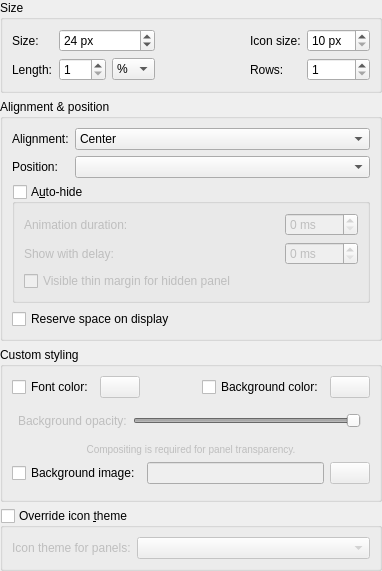
<?xml version="1.0" encoding="UTF-8"?>
<ui version="4.0">
 <class>ConfigPanelWidget</class>
 <widget class="QWidget" name="ConfigPanelWidget">
  <property name="geometry">
   <rect>
    <x>0</x>
    <y>0</y>
    <width>382</width>
    <height>517</height>
   </rect>
  </property>
  <property name="sizePolicy">
   <sizepolicy hsizetype="Minimum" vsizetype="Minimum">
    <horstretch>0</horstretch>
    <verstretch>0</verstretch>
   </sizepolicy>
  </property>
  <property name="windowTitle">
   <string>Configure panel</string>
  </property>
  <layout class="QVBoxLayout" name="verticalLayout">
   <property name="leftMargin">
    <number>0</number>
   </property>
   <property name="topMargin">
    <number>0</number>
   </property>
   <property name="rightMargin">
    <number>0</number>
   </property>
   <property name="bottomMargin">
    <number>0</number>
   </property>
   <item>
    <widget class="QGroupBox" name="groupBox_size">
     <property name="sizePolicy">
      <sizepolicy hsizetype="Preferred" vsizetype="Minimum">
       <horstretch>0</horstretch>
       <verstretch>0</verstretch>
      </sizepolicy>
     </property>
     <property name="title">
      <string>Size</string>
     </property>
     <property name="checkable">
      <bool>false</bool>
     </property>
     <layout class="QHBoxLayout" name="horizontalLayout_2">
      <item>
       <widget class="QWidget" name="widget_8" native="true">
        <layout class="QGridLayout" name="gridLayout_4">
         <property name="leftMargin">
          <number>0</number>
         </property>
         <property name="topMargin">
          <number>0</number>
         </property>
         <property name="rightMargin">
          <number>0</number>
         </property>
         <property name="bottomMargin">
          <number>0</number>
         </property>
         <item row="1" column="1">
          <widget class="QSpinBox" name="spinBox_length">
           <property name="toolTip">
            <string>&lt;p&gt;Negative pixel value sets the panel length to that many pixels less than available screen space.&lt;/p&gt;&lt;p/&gt;&lt;p&gt;&lt;i&gt;E.g. &quot;Length&quot; set to -100px, screen size is 1000px, then real panel length will be 900 px.&lt;/i&gt;&lt;/p&gt;</string>
           </property>
           <property name="minimum">
            <number>1</number>
           </property>
           <property name="maximum">
            <number>100</number>
           </property>
          </widget>
         </item>
         <item row="0" column="0">
          <widget class="QLabel" name="label">
           <property name="text">
            <string>Size:</string>
           </property>
          </widget>
         </item>
         <item row="1" column="0">
          <widget class="QLabel" name="label_length">
           <property name="text">
            <string>Length:</string>
           </property>
          </widget>
         </item>
         <item row="1" column="2">
          <widget class="QComboBox" name="comboBox_lenghtType">
           <item>
            <property name="text">
             <string>%</string>
            </property>
           </item>
           <item>
            <property name="text">
             <string>px</string>
            </property>
           </item>
          </widget>
         </item>
         <item row="0" column="1" colspan="2">
          <widget class="QSpinBox" name="spinBox_panelSize">
           <property name="suffix">
            <string> px</string>
           </property>
           <property name="value">
            <number>24</number>
           </property>
          </widget>
         </item>
        </layout>
       </widget>
      </item>
      <item>
       <spacer name="horizontalSpacer">
        <property name="orientation">
         <enum>Qt::Horizontal</enum>
        </property>
        <property name="sizeType">
         <enum>QSizePolicy::MinimumExpanding</enum>
        </property>
        <property name="sizeHint" stdset="0">
         <size>
          <width>5</width>
          <height>20</height>
         </size>
        </property>
       </spacer>
      </item>
      <item>
       <widget class="QWidget" name="widget_9" native="true">
        <layout class="QGridLayout" name="gridLayout">
         <property name="leftMargin">
          <number>0</number>
         </property>
         <property name="topMargin">
          <number>0</number>
         </property>
         <property name="rightMargin">
          <number>0</number>
         </property>
         <property name="bottomMargin">
          <number>0</number>
         </property>
         <item row="0" column="1">
          <widget class="QSpinBox" name="spinBox_iconSize">
           <property name="suffix">
            <string> px</string>
           </property>
           <property name="minimum">
            <number>10</number>
           </property>
           <property name="maximum">
            <number>128</number>
           </property>
          </widget>
         </item>
         <item row="0" column="0">
          <widget class="QLabel" name="label_iconSize">
           <property name="text">
            <string>Icon size:</string>
           </property>
          </widget>
         </item>
         <item row="1" column="0">
          <widget class="QLabel" name="label_lineCount">
           <property name="text">
            <string>Rows:</string>
           </property>
          </widget>
         </item>
         <item row="1" column="1">
          <widget class="QSpinBox" name="spinBox_lineCount">
           <property name="minimum">
            <number>1</number>
           </property>
           <property name="maximum">
            <number>20</number>
           </property>
          </widget>
         </item>
        </layout>
       </widget>
      </item>
     </layout>
    </widget>
   </item>
   <item>
    <widget class="QGroupBox" name="groupBox">
     <property name="sizePolicy">
      <sizepolicy hsizetype="Preferred" vsizetype="Minimum">
       <horstretch>0</horstretch>
       <verstretch>0</verstretch>
      </sizepolicy>
     </property>
     <property name="title">
      <string>Alignment &amp;&amp; position</string>
     </property>
     <layout class="QFormLayout" name="formLayout">
      <item row="0" column="0">
       <widget class="QLabel" name="label_alignment">
        <property name="text">
         <string>Alignment:</string>
        </property>
       </widget>
      </item>
      <item row="0" column="1">
       <widget class="QComboBox" name="comboBox_alignment">
        <property name="currentIndex">
         <number>1</number>
        </property>
        <item>
         <property name="text">
          <string>Left</string>
         </property>
        </item>
        <item>
         <property name="text">
          <string>Center</string>
         </property>
        </item>
        <item>
         <property name="text">
          <string>Right</string>
         </property>
        </item>
       </widget>
      </item>
      <item row="1" column="0">
       <widget class="QLabel" name="label_position">
        <property name="text">
         <string>Position:</string>
        </property>
       </widget>
      </item>
      <item row="1" column="1">
       <widget class="QComboBox" name="comboBox_position"/>
      </item>
      <item row="2" column="0" colspan="2">
       <widget class="QGroupBox" name="checkBox_hidable">
        <property name="enabled">
         <bool>true</bool>
        </property>
        <property name="title">
         <string>A&amp;uto-hide</string>
        </property>
        <property name="checkable">
         <bool>true</bool>
        </property>
        <property name="checked">
         <bool>false</bool>
        </property>
        <layout class="QGridLayout" name="gridLayout_2">
         <item row="0" column="0">
          <widget class="QLabel" name="label_animation">
           <property name="toolTip">
            <string>Zero means no animation</string>
           </property>
           <property name="text">
            <string>Animation duration:</string>
           </property>
          </widget>
         </item>
         <item row="0" column="1">
          <spacer name="horizontalSpacer_3">
           <property name="orientation">
            <enum>Qt::Horizontal</enum>
           </property>
           <property name="sizeHint" stdset="0">
            <size>
             <width>102</width>
             <height>5</height>
            </size>
           </property>
          </spacer>
         </item>
         <item row="0" column="2">
          <widget class="QSpinBox" name="spinBox_animation">
           <property name="toolTip">
            <string>Zero means no animation</string>
           </property>
           <property name="suffix">
            <string> ms</string>
           </property>
           <property name="maximum">
            <number>500</number>
           </property>
           <property name="singleStep">
            <number>50</number>
           </property>
          </widget>
         </item>
         <item row="1" column="0">
          <widget class="QLabel" name="label_delay">
           <property name="toolTip">
            <string>Zero means no delay</string>
           </property>
           <property name="text">
            <string>Show with delay:</string>
           </property>
          </widget>
         </item>
         <item row="1" column="2">
          <widget class="QSpinBox" name="spinBox_delay">
           <property name="toolTip">
            <string>Zero means no delay</string>
           </property>
           <property name="suffix">
            <string> ms</string>
           </property>
           <property name="maximum">
            <number>2000</number>
           </property>
           <property name="singleStep">
            <number>50</number>
           </property>
          </widget>
         </item>
         <item row="2" column="0" colspan="3">
          <widget class="QCheckBox" name="checkBox_visibleMargin">
           <property name="text">
            <string>Visible thin margin for hidden panel</string>
           </property>
          </widget>
         </item>
        </layout>
       </widget>
      </item>
      <item row="3" column="0" colspan="2">
       <widget class="QCheckBox" name="checkBox_reserveSpace">
        <property name="toolTip">
         <string>Don't allow maximized windows go under the panel window</string>
        </property>
        <property name="text">
         <string>Reserve space on display</string>
        </property>
       </widget>
      </item>
     </layout>
    </widget>
   </item>
   <item>
    <widget class="QGroupBox" name="groupBox_2">
     <property name="sizePolicy">
      <sizepolicy hsizetype="Preferred" vsizetype="Minimum">
       <horstretch>0</horstretch>
       <verstretch>0</verstretch>
      </sizepolicy>
     </property>
     <property name="title">
      <string>Custom styling</string>
     </property>
     <layout class="QGridLayout" name="gridLayout_3">
      <item row="0" column="0" colspan="5">
       <widget class="QWidget" name="widget_6" native="true">
        <layout class="QHBoxLayout" name="horizontalLayout_6">
         <property name="leftMargin">
          <number>0</number>
         </property>
         <property name="topMargin">
          <number>0</number>
         </property>
         <property name="rightMargin">
          <number>0</number>
         </property>
         <property name="bottomMargin">
          <number>0</number>
         </property>
         <item>
          <widget class="QCheckBox" name="checkBox_customFontColor">
           <property name="text">
            <string>Font color:</string>
           </property>
          </widget>
         </item>
         <item>
          <widget class="QPushButton" name="pushButton_customFontColor">
           <property name="enabled">
            <bool>false</bool>
           </property>
           <property name="styleSheet">
            <string notr="true"/>
           </property>
           <property name="text">
            <string/>
           </property>
           <property name="icon">
            <iconset theme="color-picker">
             <normaloff>../../../../../.designer/backup</normaloff>../../../../../.designer/backup</iconset>
           </property>
          </widget>
         </item>
         <item>
          <spacer name="horizontalSpacer_2">
           <property name="orientation">
            <enum>Qt::Horizontal</enum>
           </property>
           <property name="sizeType">
            <enum>QSizePolicy::MinimumExpanding</enum>
           </property>
           <property name="sizeHint" stdset="0">
            <size>
             <width>5</width>
             <height>20</height>
            </size>
           </property>
          </spacer>
         </item>
         <item>
          <widget class="QCheckBox" name="checkBox_customBgColor">
           <property name="text">
            <string>Background color:</string>
           </property>
          </widget>
         </item>
         <item>
          <widget class="QPushButton" name="pushButton_customBgColor">
           <property name="enabled">
            <bool>false</bool>
           </property>
           <property name="styleSheet">
            <string notr="true"/>
           </property>
           <property name="text">
            <string/>
           </property>
           <property name="icon">
            <iconset theme="color-picker">
             <normaloff>../../../../../.designer/backup</normaloff>../../../../../.designer/backup</iconset>
           </property>
          </widget>
         </item>
        </layout>
       </widget>
      </item>
      <item row="2" column="0" colspan="5">
       <widget class="QWidget" name="widget_3" native="true">
        <layout class="QHBoxLayout" name="horizontalLayout_3">
         <property name="spacing">
          <number>6</number>
         </property>
         <property name="leftMargin">
          <number>6</number>
         </property>
         <item>
          <widget class="QLabel" name="label_2">
           <property name="enabled">
            <bool>false</bool>
           </property>
           <property name="text">
            <string>Background opacity:</string>
           </property>
          </widget>
         </item>
         <item>
          <widget class="QSlider" name="slider_opacity">
           <property name="enabled">
            <bool>false</bool>
           </property>
           <property name="maximum">
            <number>100</number>
           </property>
           <property name="pageStep">
            <number>5</number>
           </property>
           <property name="value">
            <number>100</number>
           </property>
           <property name="orientation">
            <enum>Qt::Horizontal</enum>
           </property>
          </widget>
         </item>
        </layout>
       </widget>
      </item>
      <item row="3" column="0" colspan="5">
       <widget class="QLabel" name="compositingL">
        <property name="enabled">
         <bool>false</bool>
        </property>
        <property name="text">
         <string>&lt;small&gt;Compositing is required for panel transparency.&lt;/small&gt;</string>
        </property>
        <property name="alignment">
         <set>Qt::AlignCenter</set>
        </property>
       </widget>
      </item>
      <item row="6" column="0" colspan="2">
       <widget class="QWidget" name="widget" native="true">
        <layout class="QHBoxLayout" name="horizontalLayout">
         <property name="leftMargin">
          <number>0</number>
         </property>
         <property name="topMargin">
          <number>0</number>
         </property>
         <property name="rightMargin">
          <number>0</number>
         </property>
         <property name="bottomMargin">
          <number>0</number>
         </property>
        </layout>
       </widget>
      </item>
      <item row="5" column="0">
       <widget class="QCheckBox" name="checkBox_customBgImage">
        <property name="text">
         <string>Background image:</string>
        </property>
       </widget>
      </item>
      <item row="5" column="1" colspan="4">
       <widget class="QWidget" name="widget_4" native="true">
        <layout class="QHBoxLayout" name="horizontalLayout_4">
         <property name="leftMargin">
          <number>0</number>
         </property>
         <property name="topMargin">
          <number>0</number>
         </property>
         <property name="rightMargin">
          <number>0</number>
         </property>
         <property name="bottomMargin">
          <number>0</number>
         </property>
         <item>
          <widget class="QLineEdit" name="lineEdit_customBgImage">
           <property name="enabled">
            <bool>false</bool>
           </property>
          </widget>
         </item>
         <item>
          <widget class="QPushButton" name="pushButton_customBgImage">
           <property name="enabled">
            <bool>false</bool>
           </property>
           <property name="styleSheet">
            <string notr="true"/>
           </property>
           <property name="text">
            <string/>
           </property>
           <property name="icon">
            <iconset theme="insert-image">
             <normaloff>../../../../../.designer/backup</normaloff>../../../../../.designer/backup</iconset>
           </property>
          </widget>
         </item>
        </layout>
       </widget>
      </item>
     </layout>
    </widget>
   </item>
   <item>
    <widget class="QGroupBox" name="groupBox_icon">
     <property name="toolTip">
      <string>A partial workaround for widget styles that
cannot give a separate theme to the panel.

You might also want to disable:

LXQt Appearance Configuration →
Icons Theme →
Colorize icons based on widget style (palette)</string>
     </property>
     <property name="title">
      <string>Override icon &amp;theme</string>
     </property>
     <property name="checkable">
      <bool>true</bool>
     </property>
     <property name="checked">
      <bool>false</bool>
     </property>
     <layout class="QFormLayout" name="formLayout_2">
      <property name="formAlignment">
       <set>Qt::AlignLeading|Qt::AlignLeft|Qt::AlignVCenter</set>
      </property>
      <item row="0" column="0">
       <widget class="QLabel" name="label_3">
        <property name="text">
         <string>Icon theme for panels:</string>
        </property>
       </widget>
      </item>
      <item row="0" column="1">
       <widget class="QComboBox" name="comboBox_icon"/>
      </item>
     </layout>
    </widget>
   </item>
  </layout>
 </widget>
 <resources/>
 <connections>
  <connection>
   <sender>checkBox_customBgColor</sender>
   <signal>toggled(bool)</signal>
   <receiver>pushButton_customBgColor</receiver>
   <slot>setEnabled(bool)</slot>
   <hints>
    <hint type="sourcelabel">
     <x>144</x>
     <y>332</y>
    </hint>
    <hint type="destinationlabel">
     <x>350</x>
     <y>350</y>
    </hint>
   </hints>
  </connection>
  <connection>
   <sender>checkBox_customBgImage</sender>
   <signal>toggled(bool)</signal>
   <receiver>lineEdit_customBgImage</receiver>
   <slot>setEnabled(bool)</slot>
   <hints>
    <hint type="sourcelabel">
     <x>137</x>
     <y>403</y>
    </hint>
    <hint type="destinationlabel">
     <x>149</x>
     <y>440</y>
    </hint>
   </hints>
  </connection>
  <connection>
   <sender>checkBox_customBgImage</sender>
   <signal>toggled(bool)</signal>
   <receiver>pushButton_customBgImage</receiver>
   <slot>setEnabled(bool)</slot>
   <hints>
    <hint type="sourcelabel">
     <x>125</x>
     <y>403</y>
    </hint>
    <hint type="destinationlabel">
     <x>350</x>
     <y>441</y>
    </hint>
   </hints>
  </connection>
  <connection>
   <sender>checkBox_customFontColor</sender>
   <signal>toggled(bool)</signal>
   <receiver>pushButton_customFontColor</receiver>
   <slot>setEnabled(bool)</slot>
   <hints>
    <hint type="sourcelabel">
     <x>190</x>
     <y>294</y>
    </hint>
    <hint type="destinationlabel">
     <x>350</x>
     <y>312</y>
    </hint>
   </hints>
  </connection>
  <connection>
   <sender>checkBox_customBgColor</sender>
   <signal>toggled(bool)</signal>
   <receiver>slider_opacity</receiver>
   <slot>setEnabled(bool)</slot>
   <hints>
    <hint type="sourcelabel">
     <x>99</x>
     <y>333</y>
    </hint>
    <hint type="destinationlabel">
     <x>114</x>
     <y>367</y>
    </hint>
   </hints>
  </connection>
  <connection>
   <sender>checkBox_customBgColor</sender>
   <signal>toggled(bool)</signal>
   <receiver>label_2</receiver>
   <slot>setEnabled(bool)</slot>
   <hints>
    <hint type="sourcelabel">
     <x>34</x>
     <y>341</y>
    </hint>
    <hint type="destinationlabel">
     <x>32</x>
     <y>362</y>
    </hint>
   </hints>
  </connection>
  <connection>
   <sender>checkBox_customBgColor</sender>
   <signal>toggled(bool)</signal>
   <receiver>compositingL</receiver>
   <slot>setEnabled(bool)</slot>
   <hints>
    <hint type="sourcelabel">
     <x>20</x>
     <y>20</y>
    </hint>
    <hint type="destinationlabel">
     <x>20</x>
     <y>20</y>
    </hint>
   </hints>
  </connection>
 </connections>
</ui>
